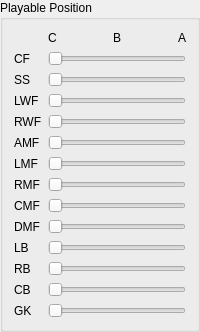
        <widget class="QGroupBox" name="boxPlayablePosition">
         <property name="title">
          <string>Playable Position</string>
         </property>
         <layout class="QFormLayout" name="formLayout_5">
          <item row="2" column="0">
           <widget class="QLabel" name="lblCentreForward">
            <property name="text">
             <string>CF</string>
            </property>
           </widget>
          </item>
          <item row="2" column="1">
           <widget class="QSlider" name="sldCentreForward">
            <property name="maximum">
             <number>2</number>
            </property>
            <property name="orientation">
             <enum>Qt::Horizontal</enum>
            </property>
            <property name="invertedControls">
             <bool>false</bool>
            </property>
           </widget>
          </item>
          <item row="3" column="0">
           <widget class="QLabel" name="lblSecondStriker">
            <property name="text">
             <string>SS</string>
            </property>
           </widget>
          </item>
          <item row="3" column="1">
           <widget class="QSlider" name="sldSecondStriker">
            <property name="maximum">
             <number>2</number>
            </property>
            <property name="orientation">
             <enum>Qt::Horizontal</enum>
            </property>
            <property name="invertedControls">
             <bool>false</bool>
            </property>
           </widget>
          </item>
          <item row="4" column="0">
           <widget class="QLabel" name="lblLeftWingForward">
            <property name="text">
             <string>LWF</string>
            </property>
           </widget>
          </item>
          <item row="4" column="1">
           <widget class="QSlider" name="sldLeftWingForward">
            <property name="maximum">
             <number>2</number>
            </property>
            <property name="orientation">
             <enum>Qt::Horizontal</enum>
            </property>
            <property name="invertedControls">
             <bool>false</bool>
            </property>
           </widget>
          </item>
          <item row="5" column="0">
           <widget class="QLabel" name="lblRightWingForward">
            <property name="text">
             <string>RWF</string>
            </property>
           </widget>
          </item>
          <item row="5" column="1">
           <widget class="QSlider" name="sldRightWingForward">
            <property name="maximum">
             <number>2</number>
            </property>
            <property name="orientation">
             <enum>Qt::Horizontal</enum>
            </property>
            <property name="invertedControls">
             <bool>false</bool>
            </property>
           </widget>
          </item>
          <item row="6" column="0">
           <widget class="QLabel" name="lblAttackingMidfielder">
            <property name="text">
             <string>AMF</string>
            </property>
           </widget>
          </item>
          <item row="6" column="1">
           <widget class="QSlider" name="sldAttackingMidfielder">
            <property name="maximum">
             <number>2</number>
            </property>
            <property name="orientation">
             <enum>Qt::Horizontal</enum>
            </property>
            <property name="invertedControls">
             <bool>false</bool>
            </property>
           </widget>
          </item>
          <item row="7" column="0">
           <widget class="QLabel" name="lblLeftMidfielder">
            <property name="text">
             <string>LMF</string>
            </property>
           </widget>
          </item>
          <item row="7" column="1">
           <widget class="QSlider" name="sldLeftMidfielder">
            <property name="maximum">
             <number>2</number>
            </property>
            <property name="orientation">
             <enum>Qt::Horizontal</enum>
            </property>
            <property name="invertedControls">
             <bool>false</bool>
            </property>
           </widget>
          </item>
          <item row="8" column="0">
           <widget class="QLabel" name="lblRightMidfielder">
            <property name="text">
             <string>RMF</string>
            </property>
           </widget>
          </item>
          <item row="8" column="1">
           <widget class="QSlider" name="sldRightMidfielder">
            <property name="maximum">
             <number>2</number>
            </property>
            <property name="orientation">
             <enum>Qt::Horizontal</enum>
            </property>
            <property name="invertedControls">
             <bool>false</bool>
            </property>
           </widget>
          </item>
          <item row="9" column="0">
           <widget class="QLabel" name="lblCentreMidfielder">
            <property name="text">
             <string>CMF</string>
            </property>
           </widget>
          </item>
          <item row="9" column="1">
           <widget class="QSlider" name="sldCentreMidfielder">
            <property name="maximum">
             <number>2</number>
            </property>
            <property name="orientation">
             <enum>Qt::Horizontal</enum>
            </property>
            <property name="invertedControls">
             <bool>false</bool>
            </property>
           </widget>
          </item>
          <item row="10" column="0">
           <widget class="QLabel" name="lblDefensiveMidfielder">
            <property name="text">
             <string>DMF</string>
            </property>
           </widget>
          </item>
          <item row="10" column="1">
           <widget class="QSlider" name="sldDefensiveMidfielder">
            <property name="maximum">
             <number>2</number>
            </property>
            <property name="orientation">
             <enum>Qt::Horizontal</enum>
            </property>
            <property name="invertedControls">
             <bool>false</bool>
            </property>
           </widget>
          </item>
          <item row="11" column="0">
           <widget class="QLabel" name="lblLeftBack">
            <property name="text">
             <string>LB</string>
            </property>
           </widget>
          </item>
          <item row="11" column="1">
           <widget class="QSlider" name="sldLeftBack">
            <property name="maximum">
             <number>2</number>
            </property>
            <property name="orientation">
             <enum>Qt::Horizontal</enum>
            </property>
            <property name="invertedControls">
             <bool>false</bool>
            </property>
           </widget>
          </item>
          <item row="12" column="0">
           <widget class="QLabel" name="lblRightBack">
            <property name="text">
             <string>RB</string>
            </property>
           </widget>
          </item>
          <item row="12" column="1">
           <widget class="QSlider" name="sldRightBack">
            <property name="maximum">
             <number>2</number>
            </property>
            <property name="orientation">
             <enum>Qt::Horizontal</enum>
            </property>
            <property name="invertedControls">
             <bool>false</bool>
            </property>
           </widget>
          </item>
          <item row="13" column="0">
           <widget class="QLabel" name="lblCentreBack">
            <property name="text">
             <string>CB</string>
            </property>
           </widget>
          </item>
          <item row="13" column="1">
           <widget class="QSlider" name="sldCentreBack">
            <property name="maximum">
             <number>2</number>
            </property>
            <property name="orientation">
             <enum>Qt::Horizontal</enum>
            </property>
            <property name="invertedControls">
             <bool>false</bool>
            </property>
           </widget>
          </item>
          <item row="14" column="0">
           <widget class="QLabel" name="lblGoalkeeper">
            <property name="text">
             <string>GK</string>
            </property>
           </widget>
          </item>
          <item row="14" column="1">
           <widget class="QSlider" name="sldGoalkeeper">
            <property name="maximum">
             <number>2</number>
            </property>
            <property name="orientation">
             <enum>Qt::Horizontal</enum>
            </property>
            <property name="invertedControls">
             <bool>false</bool>
            </property>
           </widget>
          </item>
          <item row="1" column="1">
           <layout class="QHBoxLayout" name="layoutPlayablePositionLegend">
            <item>
             <widget class="QLabel" name="lblPlayablePositionC">
              <property name="text">
               <string>C</string>
              </property>
             </widget>
            </item>
            <item>
             <widget class="QLabel" name="lblPlayablePositionB">
              <property name="text">
               <string>B</string>
              </property>
              <property name="alignment">
               <set>Qt::AlignCenter</set>
              </property>
             </widget>
            </item>
            <item>
             <widget class="QLabel" name="lblPlayablePositionA">
              <property name="text">
               <string>A</string>
              </property>
              <property name="alignment">
               <set>Qt::AlignRight|Qt::AlignTrailing|Qt::AlignVCenter</set>
              </property>
             </widget>
            </item>
           </layout>
          </item>
         </layout>
        </widget>
